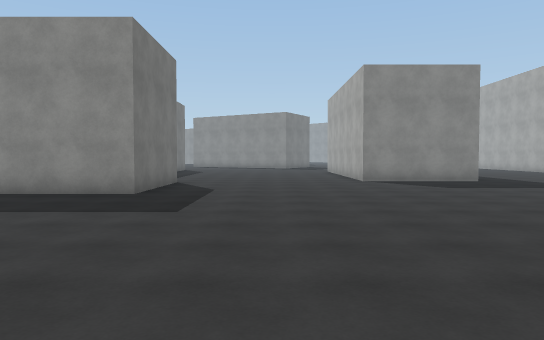
View 1 (above)

19 first-person views from a walk through a scene from a Unity 3-D project. The camera is 1.5 m above the floor, tilts 2° down and sees 70° across. The floor is counted in squares, 2 m on a side. Each view is taken from the middle of a square. On the plan, view 1 faces up. The plan holds only what a view shows up to about 12 squares ahead; the rest is blank. The place goes on beyond the plan. The player character is not drawn. Surface patterns are stand-ins for the level's own textures.

View 2
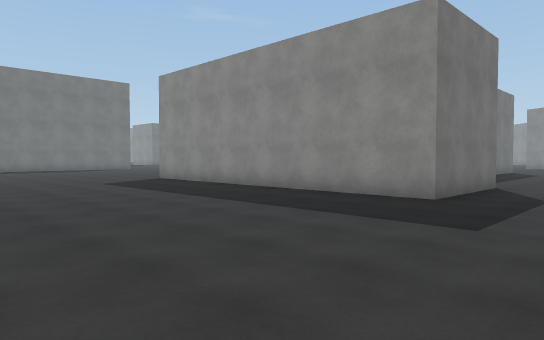

View 3
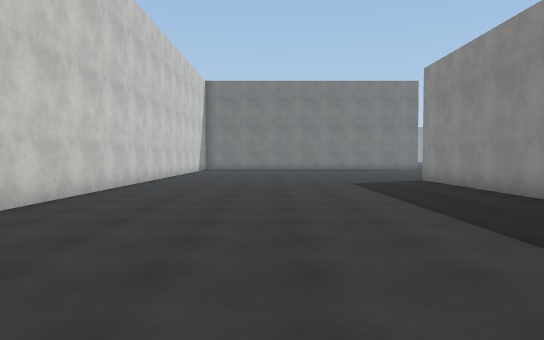

View 4
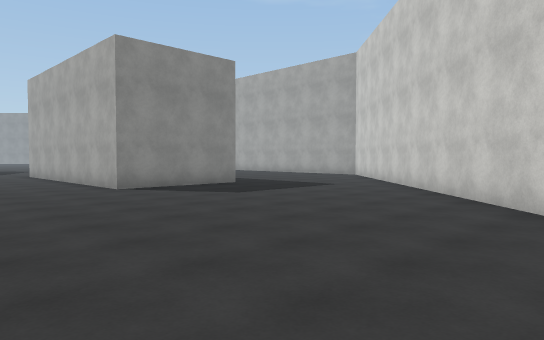

View 5
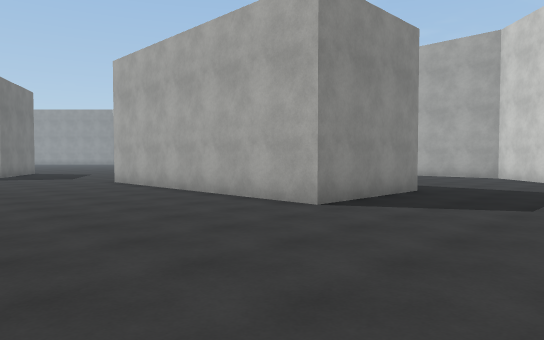

View 6
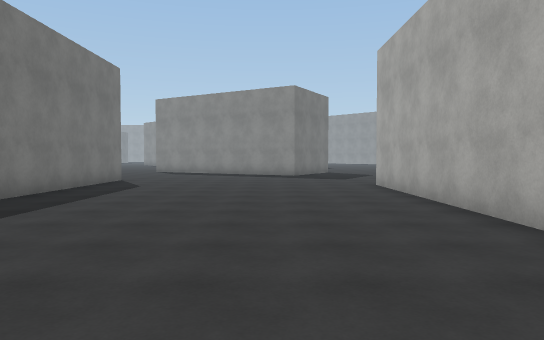

View 7
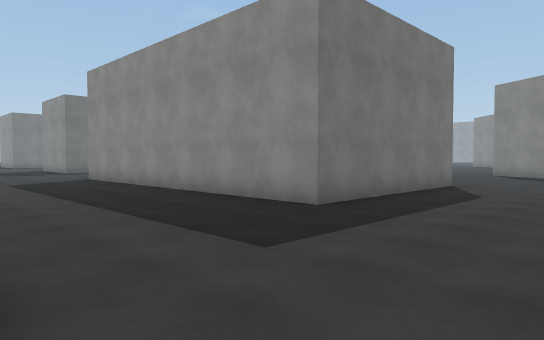

View 8
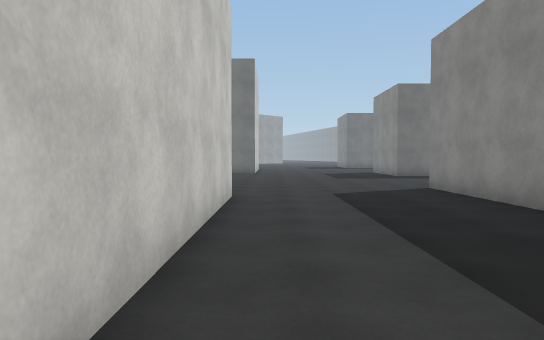

View 9
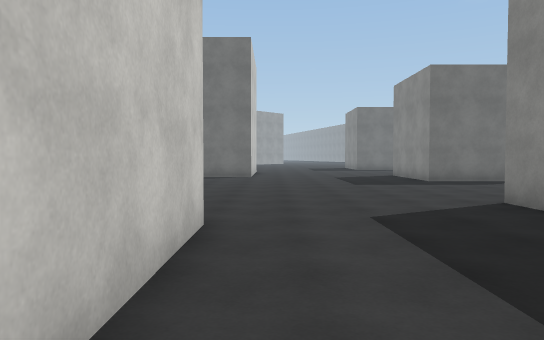

View 10
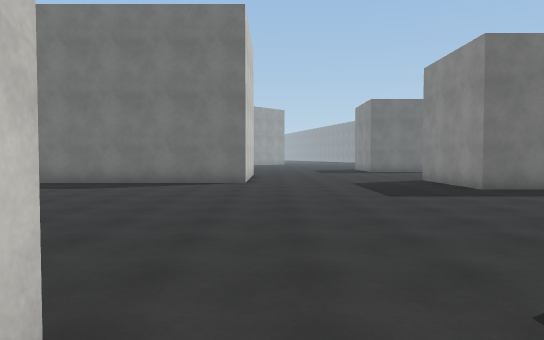

View 11
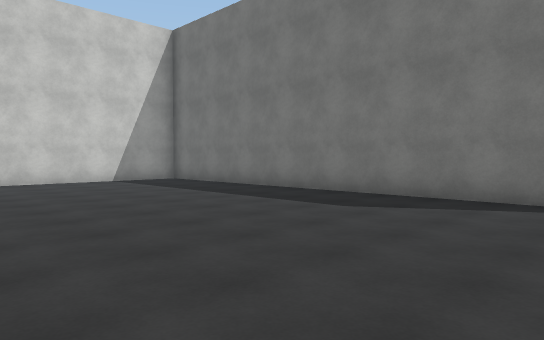

View 12
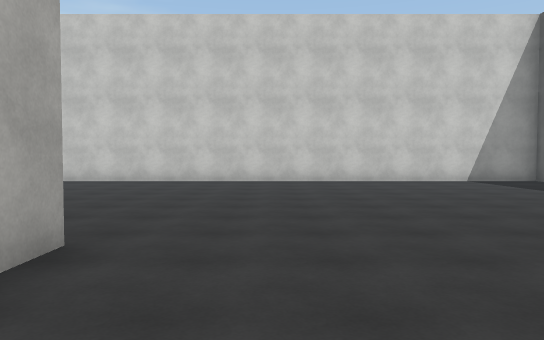

View 13
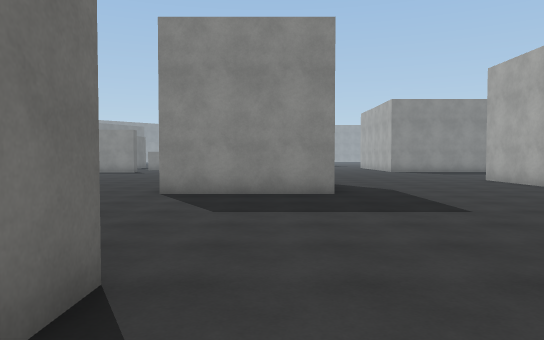

View 14
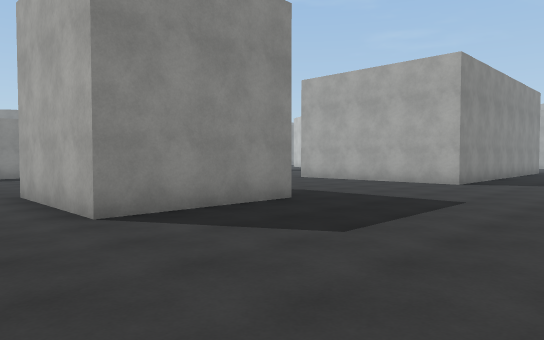

View 15
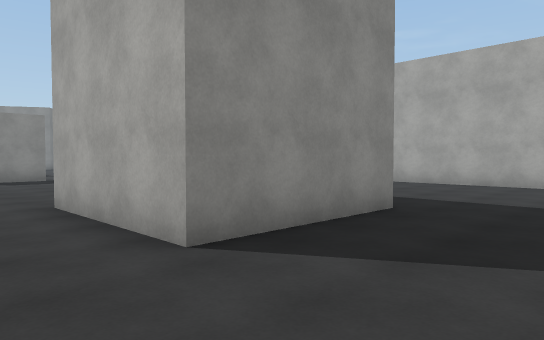

View 16
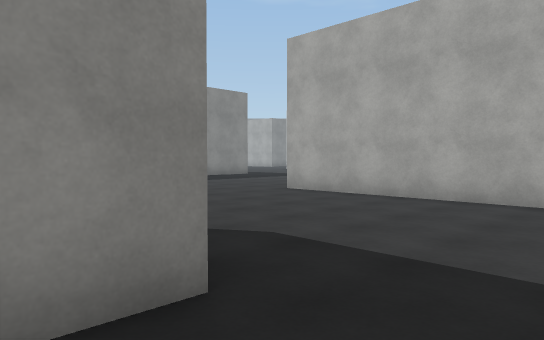

View 17
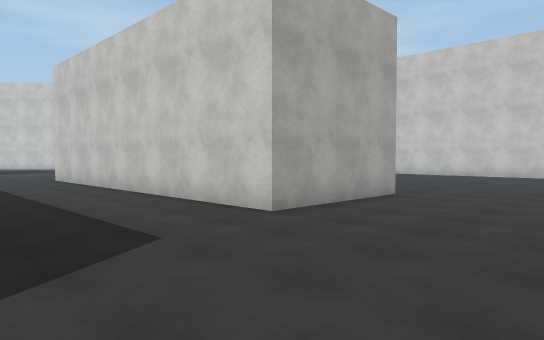

View 18
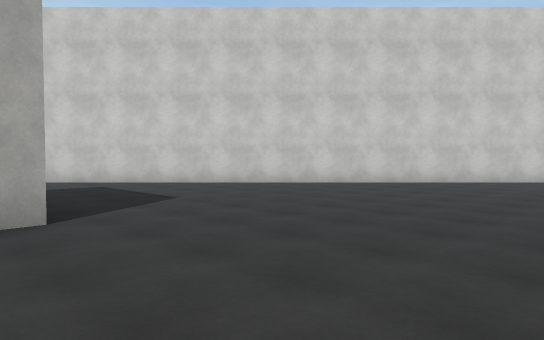

View 19
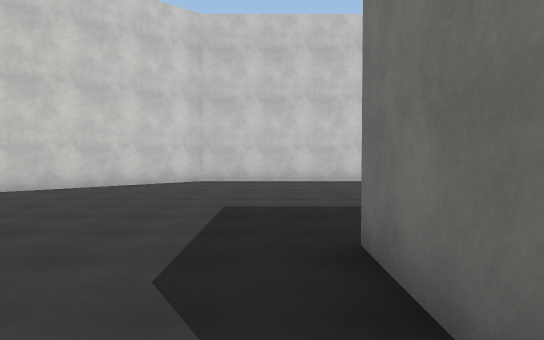

### Floor plan
Points are (right, up) in squares from view 1. A wall is a line through its corners. A room is listed if a view was taken in it or the views show most of it. See-through windows are left out.
Room 1 (views 1, 2, 3, 4, 5, 6, 7, 8, 9, 10, 11, 12, 13, 14, 15, 16, 17, 18, 19)
walls: (-12.3, 7.8) (-12.3, 11.3) (-2.8, 11.3) (-2.8, 7.8) (-12, 7.8); (-4.7, 21.4) (-4.7, 15.8) (-14.2, 15.8) (-14.2, 21.2); (6.4, 11.7) (2.8, 11.7) (2.8, 19.2); (-19.7, 19.1) (-19.7, 16.7) (-23.2, 16.7) (-23.2, 20.2); (-22.8, 11.3) (-22, 11.3) (-22, -0.7) (0.1, -0.7) (12, 11.1)

Positions as (right, up) in squares from view 1, and headings:
1: (0, 0), facing up
2: (0, 1), facing up-left
3: (0, 3), facing left
4: (-1, 3), facing up-right
5: (-2, 8), facing up-right
6: (0, 9), facing up
7: (-1, 11), facing up-left
8: (-5, 12), facing left
9: (-8, 12), facing left
10: (-11, 12), facing left
11: (-15, 11), facing down-left
12: (-14, 11), facing down
13: (-21, 9), facing up
14: (-25, 12), facing up-right
15: (-25, 14), facing up-right
16: (-21, 15), facing up-right
17: (-16, 15), facing down-right
18: (-2, 13), facing down-right
19: (-2, 11), facing down
